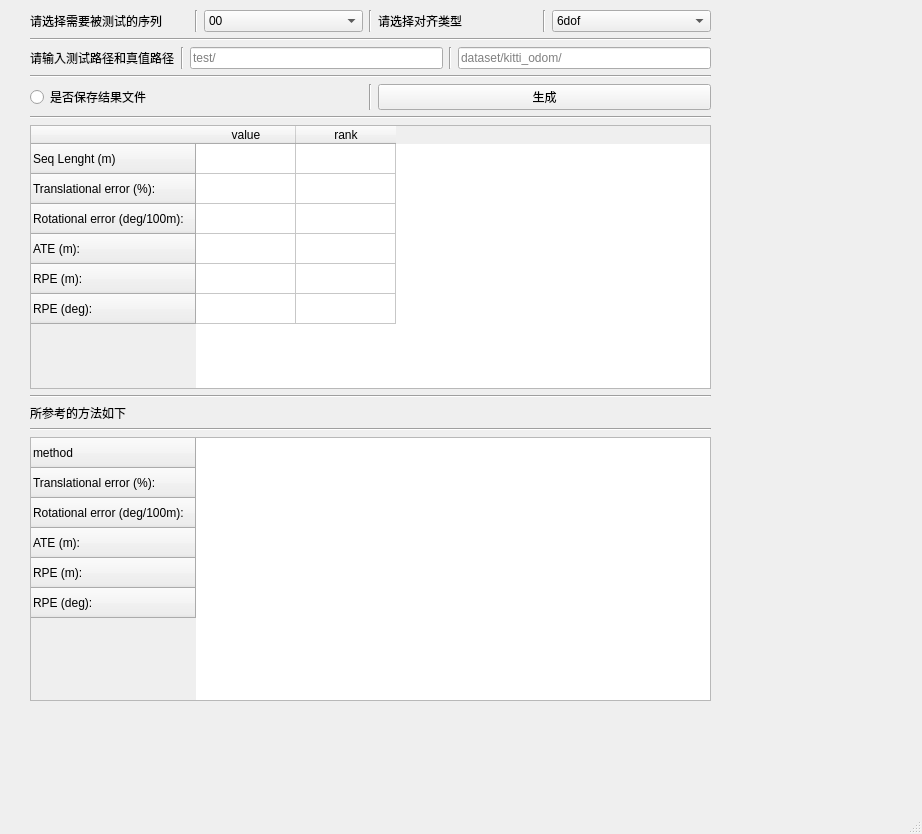
<?xml version="1.0" encoding="UTF-8"?>
<ui version="4.0">
 <class>MainWindow</class>
 <widget class="QMainWindow" name="MainWindow">
  <property name="geometry">
   <rect>
    <x>0</x>
    <y>0</y>
    <width>922</width>
    <height>834</height>
   </rect>
  </property>
  <property name="windowTitle">
   <string>MainWindow</string>
  </property>
  <widget class="QWidget" name="centralwidget">
   <widget class="QWidget" name="">
    <property name="geometry">
     <rect>
      <x>30</x>
      <y>10</y>
      <width>681</width>
      <height>691</height>
     </rect>
    </property>
    <layout class="QVBoxLayout" name="verticalLayout_3">
     <item>
      <layout class="QVBoxLayout" name="verticalLayout_2">
       <item>
        <layout class="QHBoxLayout" name="horizontalLayout_2"/>
       </item>
       <item>
        <layout class="QHBoxLayout" name="horizontalLayout_3">
         <item>
          <widget class="QLabel" name="label_3">
           <property name="text">
            <string>请选择需要被测试的序列</string>
           </property>
          </widget>
         </item>
         <item>
          <widget class="Line" name="line_9">
           <property name="orientation">
            <enum>Qt::Vertical</enum>
           </property>
          </widget>
         </item>
         <item>
          <widget class="QComboBox" name="comboBox_seq">
           <item>
            <property name="text">
             <string>00</string>
            </property>
           </item>
           <item>
            <property name="text">
             <string>01</string>
            </property>
           </item>
           <item>
            <property name="text">
             <string>02</string>
            </property>
           </item>
           <item>
            <property name="text">
             <string>03</string>
            </property>
           </item>
           <item>
            <property name="text">
             <string>04</string>
            </property>
           </item>
           <item>
            <property name="text">
             <string>05</string>
            </property>
           </item>
           <item>
            <property name="text">
             <string>06</string>
            </property>
           </item>
           <item>
            <property name="text">
             <string>07</string>
            </property>
           </item>
           <item>
            <property name="text">
             <string>08</string>
            </property>
           </item>
           <item>
            <property name="text">
             <string>09</string>
            </property>
           </item>
           <item>
            <property name="text">
             <string>10</string>
            </property>
           </item>
          </widget>
         </item>
         <item>
          <widget class="Line" name="line_4">
           <property name="orientation">
            <enum>Qt::Vertical</enum>
           </property>
          </widget>
         </item>
         <item>
          <widget class="QLabel" name="label_2">
           <property name="text">
            <string>请选择对齐类型</string>
           </property>
          </widget>
         </item>
         <item>
          <widget class="Line" name="line_7">
           <property name="orientation">
            <enum>Qt::Vertical</enum>
           </property>
          </widget>
         </item>
         <item>
          <widget class="QComboBox" name="comboBox_align">
           <item>
            <property name="text">
             <string>6dof</string>
            </property>
           </item>
           <item>
            <property name="text">
             <string>7dof</string>
            </property>
           </item>
           <item>
            <property name="text">
             <string>scale_7dof</string>
            </property>
           </item>
           <item>
            <property name="text">
             <string>scale</string>
            </property>
           </item>
          </widget>
         </item>
        </layout>
       </item>
       <item>
        <widget class="Line" name="line_8">
         <property name="orientation">
          <enum>Qt::Horizontal</enum>
         </property>
        </widget>
       </item>
       <item>
        <layout class="QHBoxLayout" name="horizontalLayout_5">
         <item>
          <widget class="QLabel" name="label_4">
           <property name="text">
            <string>请输入测试路径和真值路径</string>
           </property>
          </widget>
         </item>
         <item>
          <widget class="Line" name="line_6">
           <property name="orientation">
            <enum>Qt::Vertical</enum>
           </property>
          </widget>
         </item>
         <item>
          <widget class="QLineEdit" name="lineEdit_test">
           <property name="text">
            <string/>
           </property>
           <property name="placeholderText">
            <string>test/</string>
           </property>
          </widget>
         </item>
         <item>
          <widget class="Line" name="line_10">
           <property name="orientation">
            <enum>Qt::Vertical</enum>
           </property>
          </widget>
         </item>
         <item>
          <widget class="QLineEdit" name="lineEdit_gt">
           <property name="text">
            <string/>
           </property>
           <property name="placeholderText">
            <string>dataset/kitti_odom/</string>
           </property>
          </widget>
         </item>
        </layout>
       </item>
       <item>
        <layout class="QHBoxLayout" name="horizontalLayout"/>
       </item>
       <item>
        <widget class="Line" name="line_3">
         <property name="orientation">
          <enum>Qt::Horizontal</enum>
         </property>
        </widget>
       </item>
       <item>
        <layout class="QHBoxLayout" name="horizontalLayout_4">
         <item>
          <widget class="QRadioButton" name="radioButton">
           <property name="text">
            <string>是否保存结果文件</string>
           </property>
          </widget>
         </item>
         <item>
          <widget class="Line" name="line_5">
           <property name="orientation">
            <enum>Qt::Vertical</enum>
           </property>
          </widget>
         </item>
         <item>
          <widget class="QPushButton" name="button">
           <property name="text">
            <string>生成</string>
           </property>
          </widget>
         </item>
        </layout>
       </item>
       <item>
        <widget class="Line" name="line_2">
         <property name="orientation">
          <enum>Qt::Horizontal</enum>
         </property>
        </widget>
       </item>
       <item>
        <widget class="QTableWidget" name="tableWidget">
         <property name="columnCount">
          <number>2</number>
         </property>
         <row>
          <property name="text">
           <string>Seq Lenght (m)</string>
          </property>
         </row>
         <row>
          <property name="text">
           <string>Translational error (%): </string>
          </property>
         </row>
         <row>
          <property name="text">
           <string>Rotational error (deg/100m):</string>
          </property>
         </row>
         <row>
          <property name="text">
           <string>ATE (m): </string>
          </property>
         </row>
         <row>
          <property name="text">
           <string>RPE (m): </string>
          </property>
         </row>
         <row>
          <property name="text">
           <string>RPE (deg): </string>
          </property>
         </row>
         <column>
          <property name="text">
           <string>value</string>
          </property>
         </column>
         <column>
          <property name="text">
           <string>rank</string>
          </property>
         </column>
        </widget>
       </item>
       <item>
        <widget class="Line" name="line">
         <property name="orientation">
          <enum>Qt::Horizontal</enum>
         </property>
        </widget>
       </item>
       <item>
        <widget class="QLabel" name="label_5">
         <property name="text">
          <string>所参考的方法如下</string>
         </property>
        </widget>
       </item>
       <item>
        <widget class="Line" name="line_11">
         <property name="orientation">
          <enum>Qt::Horizontal</enum>
         </property>
        </widget>
       </item>
       <item>
        <widget class="QTableWidget" name="tableWidget_otherdata">
         <property name="columnCount">
          <number>0</number>
         </property>
         <row>
          <property name="text">
           <string>method</string>
          </property>
         </row>
         <row>
          <property name="text">
           <string>Translational error (%): </string>
          </property>
         </row>
         <row>
          <property name="text">
           <string>Rotational error (deg/100m):</string>
          </property>
         </row>
         <row>
          <property name="text">
           <string>ATE (m): </string>
          </property>
         </row>
         <row>
          <property name="text">
           <string>RPE (m): </string>
          </property>
         </row>
         <row>
          <property name="text">
           <string>RPE (deg): </string>
          </property>
         </row>
        </widget>
       </item>
      </layout>
     </item>
    </layout>
   </widget>
  </widget>
  <widget class="QStatusBar" name="statusbar"/>
 </widget>
 <resources/>
 <connections/>
</ui>
